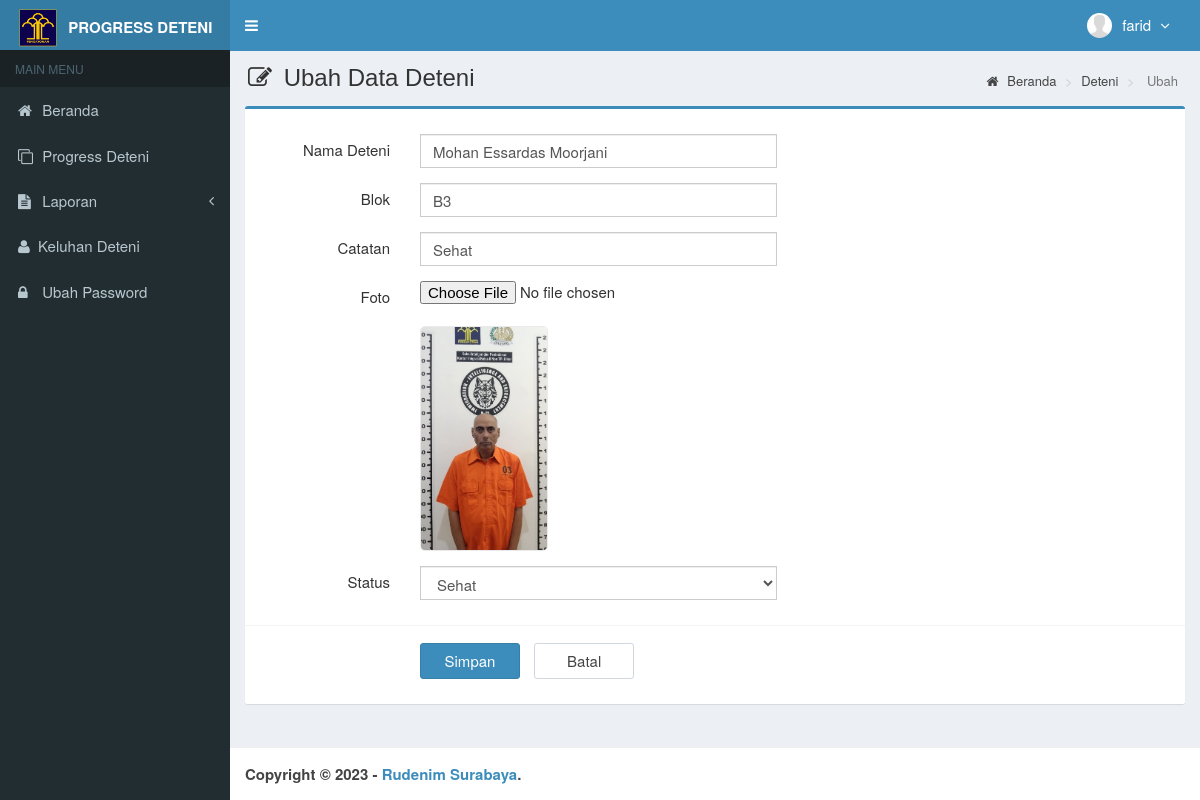
/main.php?module=form_deteni1&form=edit&id=8 (signed in), run on the app's committed database.
### tables this page shows
CREATE TABLE `is_users` (
  `id_user` int(3) NOT NULL,
  `username` varchar(50) NOT NULL,
  `nama_user` varchar(50) NOT NULL,
  `password` varchar(50) NOT NULL,
  `email` varchar(50) DEFAULT NULL,
  `telepon` varchar(13) DEFAULT NULL,
  `foto` varchar(100) DEFAULT NULL,
  `hak_akses` enum('Super Admin','Kepala','Staff') NOT NULL,
  `status` enum('aktif','blokir') NOT NULL DEFAULT 'aktif',
  `created_at` timestamp NOT NULL DEFAULT current_timestamp(),
  `updated_at` timestamp NOT NULL DEFAULT current_timestamp() ON UPDATE current_timestamp()
);

CREATE TABLE `deteni` (
  `id_deteni` int(3) NOT NULL,
  `nama_deteni` varchar(50) NOT NULL,
  `foto` varchar(100) NOT NULL,
  `status` enum('Sehat','Sakit','','') NOT NULL,
  `updated_at` timestamp NOT NULL DEFAULT current_timestamp() ON UPDATE current_timestamp(),
  `catatan` varchar(200) NOT NULL,
  `blok` varchar(5) NOT NULL
);

### modules/deteni/form.php (the view, shortened to what this page needs)
<?php
if ($_GET['form'] == 'add') { ?>
  <section class="content-header">
    <h1>
      <i class="fa fa-edit icon-title"></i> Input Deteni
    </h1>
    <ol class="breadcrumb">
      <li><a href="?module=beranda"><i class="fa fa-home"></i> Beranda </a></li>
      <li><a href="?module=deteni"> Deteni </a></li>
      <li class="active"> Input </li>
    </ol>
  </section>
  <section class="content">
    <div class="row">
      <div class="col-md-12">
        <div class="box box-primary">
          <form role="form" class="form-horizontal" method="POST" action="modules/deteni/proses.php?act=insert" enctype="multipart/form-data">
            <div class="box-body">
              <div class="form-group">
                <label class="col-sm-2 control-label">Nama Deteni</label>
                <div class="col-sm-5">
                  <input type="text" class="form-control" name="nama_deteni" autocomplete="off" required>
                </div>
              </div>
              <div class="form-group">
                <label class="col-sm-2 control-label">Blok</label>
                <div class="col-sm-5">
                  <input type="text" class="form-control" name="blok" autocomplete="off" required>
                </div>
              </div>
              <div class="form-group">
                <label class="col-sm-2 control-label">Catatan</label>
                <div class="col-sm-5">
                  <input type="text" class="form-control" name="catatan" autocomplete="off" required>
                </div>
              </div>
              <div class="form-group">
                <label class="col-sm-2 control-label">Status</label>
                <div class="col-sm-5">
                  <select class="form-control" name="status" required>
                    <option value=""></option>
                    <option value="Sehat">Sehat</option>
                    <option value="Sakit">Sakit</option>
                  </select>
                </div>
              </div>
            </div>
            <div class="box-footer">
              <div class="form-group">
                <div class="col-sm-offset-2 col-sm-10">
                  <input type="submit" class="btn btn-primary btn-submit" name="simpan" value="Simpan">
                  <a href="?module=deteni" class="btn btn-default btn-reset">Batal</a>
                </div>
              </div>
            </div>
          </form>
        </div>
      </div>
    </div>
  </section>
<?php
}
elseif ($_GET['form'] == 'edit') {
  if (isset($_GET['id'])) {
    $query = mysqli_query($mysqli, "SELECT * FROM deteni WHERE id_deteni='$_GET[id]'")
      or die('Ada kesalahan pada query tampil data user : ' . mysqli_error($mysqli));
    $data  = mysqli_fetch_assoc($query);
  }
?>
  <section class="content-header">
    <h1>
      <i class="fa fa-edit icon-title"></i> Ubah Data Deteni
    </h1>
    <ol class="breadcrumb">
      <li><a href="?module=beranda"><i class="fa fa-home"></i> Beranda</a></li>
      <li><a href="?module=deteni"> Deteni </a></li>
      <li class="active"> Ubah </li>
    </ol>
  </section>
  <section class="content">
    <div class="row">
      <div class="col-md-12">
        <div class="box box-primary">
          <form role="form" class="form-horizontal" method="POST" action="modules/deteni/proses.php?act=update" enctype="multipart/form-data">
            <div class="box-body">
              <div class="form-group">
                <label class="col-sm-2 control-label">Nama Deteni</label>
                <div class="col-sm-5">
                  <input type="text" class="form-control" name="nama_deteni" autocomplete="off" value="<?php echo $data['nama_deteni']; ?>" required>
                </div>
              </div>
              <div class="form-group">
                <label class="col-sm-2 control-label">Blok</label>
                <div class="col-sm-5">
                  <input type="text" class="form-control" name="blok" autocomplete="off" value="<?php echo $data['blok']; ?>" required>
                </div>
              </div>
              <div class="form-group">
                <label class="col-sm-2 control-label">Catatan</label>
                <div class="col-sm-5">
                  <input type="text" class="form-control" name="catatan" autocomplete="off" value="<?php echo $data['catatan']; ?>" required>
                </div>
              </div>
              <div class="form-group">
                <label class="col-sm-2 control-label">Foto</label>
                <div class="col-sm-5">
                  <input type="file" name="foto">
                  <br />
                  <?php
                  if ($data['foto'] == "") { ?>
                    <img style="border:1px solid #eaeaea;border-radius:5px;" src="images/user/user-default.png" width="128">
                  <?php
                  } else { ?>
                    <img style="border:1px solid #eaeaea;border-radius:5px;" src="images/user/<?php echo $data['foto']; ?>" width="128">
                  <?php
                  }
                  ?>
                </div>
              </div>
              <div class="form-group">
                <label class="col-sm-2 control-label">Status</label>
                <div class="col-sm-5">
                  <select class="form-control" name="status" required>
                    <option value="<?php echo $data['status']; ?>"><?php echo $data['status']; ?></option>
                  </select>
                </div>
              </div>
            </div>
            <div class="box-footer">
              <div class="form-group">
                <div class="col-sm-offset-2 col-sm-10">
                  <input type="submit" class="btn btn-primary btn-submit" name="simpan" value="Simpan">
                  <a href="?module=deteni" class="btn btn-default btn-reset">Batal</a>
                </div>
              </div>
            </div>
          </form>
        </div>
      </div>
    </div>
  </section>
<?php
}
?>

### top-menu.php (shortened to what this page needs)
<?php
require_once "config/database.php";
$query = mysqli_query($mysqli, "SELECT id_user, nama_user, foto, hak_akses FROM is_users WHERE id_user='$_SESSION[id_user]'")
  or die('Ada kesalahan pada query tampil Manajemen User: ' . mysqli_error($mysqli));
$data = mysqli_fetch_assoc($query);
?>
<li class="dropdown user user-menu">
  <a href="#" class="dropdown-toggle" data-toggle="dropdown">
    <?php
    if ($data['foto'] == "") { ?>
      <img src="images/user/user-default.png" class="user-image" alt="User Image" />
    <?php
    } else { ?>
      <img src="images/user/<?php echo $data['foto']; ?>" class="user-image" alt="User Image" />
    <?php
    }
    ?>
    <span class="hidden-xs"><?php echo $data['nama_user']; ?> <i style="margin-left:5px" class="fa fa-angle-down"></i></span>
  </a>
</li>

### assets/css/style.css (style rules this page uses)
.form-horizontal .control-label { margin-bottom: 0; padding-top: 5px; text-align: right; }
label { display: inline-block; font-size: 15px; font-weight: 400; margin-bottom: 5px; max-width: 100%; }
.form-control { background-color: #fff; background-image: none; border: 1px solid #ccc; border-radius: 4px; box-shadow: 0 1px 1px rgba(0, 0, 0, 0.075) inset; color: #555; display: block; font-size: 15px; height: 34px; line-height: 1.42857; padding: 6px 12px; transition: border-color 0.15s ease-in-out 0s, box-shadow 0.15s ease-in-out 0s; width: 100%; }
.btn-default { background-color: #fff; border-color: #d2d6de; color: #444; }
.content-header { padding: 15px 18px 0; position: relative; }
.content-header > .breadcrumb { background: transparent none repeat scroll 0 0; border-radius: 2px; float: right; font-size: 13px; margin-bottom: 0; margin-top: 0; padding: 7px 12px; position: absolute; right: 10px; top: 15px; }
.btn-submit { width: 100px; margin-top: 7px; margin-right: 10px; font-size: 15px; }
.btn-reset { width: 100px; margin-top: 7px; font-size: 15px; }
.icon-title { margin-right: 5px; }
body { background-color: #fff; color: #333; font-size: 15px; line-height: 1.42857; }

### data on the page
is_users: nama_user "farid"
deteni: nama_deteni "Mohan Essardas Moorjani", blok "B3", catatan "Sehat", foto (picture), status "Sehat"
